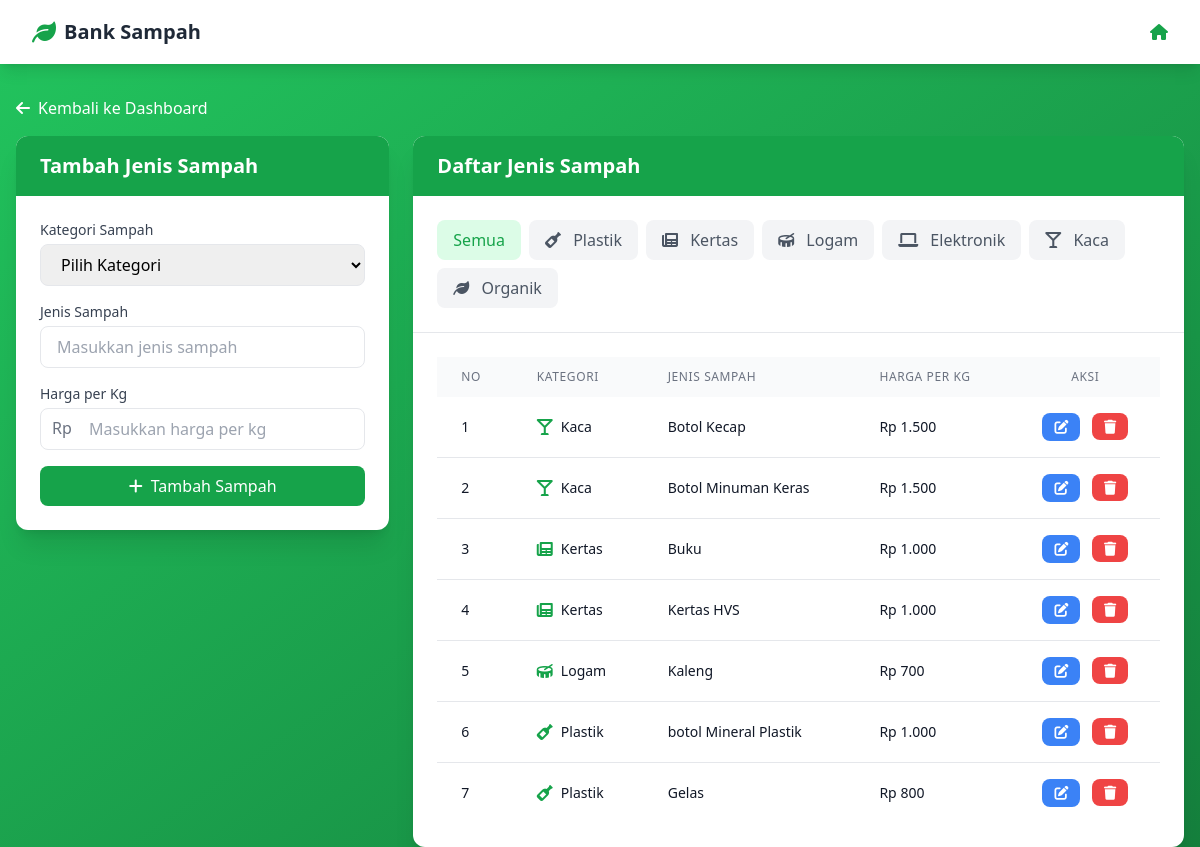
Page /bank_sampah/sampin.php (signed in) on the committed database.
### tables this page shows
CREATE TABLE `sampah` (
  `id` int(11) NOT NULL,
  `jenis` varchar(100) NOT NULL,
  `harga` decimal(10,2) NOT NULL,
  `kategori` varchar(255) DEFAULT NULL
);

### bank_sampah/sampin.php (the view, shortened to what this page needs)
<?php
require_once 'config.php';
$kategori_sampah = [
    'Plastik' => 'fas fa-wine-bottle',
    'Kertas' => 'fas fa-newspaper',
    'Logam' => 'fas fa-drum',
    'Elektronik' => 'fas fa-laptop',
    'Kaca' => 'fas fa-glass-martini',
    'Organik' => 'fas fa-leaf'
];
$result_sampah = $conn->query("SELECT * FROM sampah ORDER BY kategori, jenis ASC");
?>
<!DOCTYPE html>
<html lang="id">
<head>
    <script src="https://cdn.tailwindcss.com"></script>
    <link href="https://cdnjs.cloudflare.com/ajax/libs/font-awesome/6.0.0/css/all.min.css" rel="stylesheet">
</head>
<body class="bg-gradient-to-br from-green-500 to-green-700 min-h-screen">
    <nav class="bg-white shadow-lg">
        <div class="max-w-7xl mx-auto px-4 sm:px-6 lg:px-8">
            <div class="flex justify-between h-16">
                <div class="flex items-center">
                    <i class="fas fa-leaf text-green-600 text-2xl mr-2"></i>
                    <span class="text-xl font-semibold text-gray-800">Bank Sampah</span>
                </div>
                <div class="flex items-center">
                    <a href="admin.php" class="text-green-600 hover:text-green-700">
                        <i class="fas fa-home"></i>
                    </a>
                </div>
            </div>
        </div>
    </nav>
    <div class="max-w-7xl mx-auto mt-8 px-4">
        <div class="mb-4">
            <a href="admin.php" class="inline-flex items-center text-white hover:text-green-100">
                <i class="fas fa-arrow-left mr-2"></i>
                Kembali ke Dashboard
            </a>
        </div>
        <div class="grid grid-cols-1 md:grid-cols-3 gap-6">
            <div class="md:col-span-1">
                <div class="bg-white rounded-xl shadow-xl overflow-hidden">
                    <div class="bg-green-600 text-white px-6 py-4">
                        <h2 class="text-xl font-semibold">Tambah Jenis Sampah</h2>
                    </div>
                    <div class="p-6">
                        <form method="POST" action="" class="space-y-4">
                            <div>
                                <label class="block text-sm font-medium text-gray-700 mb-1">Kategori Sampah</label>
                                <select name="kategori" required
                                        class="w-full px-4 py-2 border border-gray-200 rounded-lg focus:ring-2 focus:ring-green-500 focus:border-transparent">
                                    <option value="">Pilih Kategori</option>
                                </select>
                            </div>
                            <div>
                                <label class="block text-sm font-medium text-gray-700 mb-1">Jenis Sampah</label>
                                <input type="text" name="jenis" required
                                    class="w-full px-4 py-2 border border-gray-200 rounded-lg focus:ring-2 focus:ring-green-500 focus:border-transparent"
                                    placeholder="Masukkan jenis sampah">
                            </div>
                            <div>
                                <label class="block text-sm font-medium text-gray-700 mb-1">Harga per Kg</label>
                                <div class="relative">
                                    <span class="absolute left-3 top-2 text-gray-500">Rp</span>
                                    <input type="number" name="harga" required step="100"
                                        class="w-full pl-12 pr-4 py-2 border border-gray-200 rounded-lg focus:ring-2 focus:ring-green-500 focus:border-transparent"
                                        placeholder="Masukkan harga per kg">
                                </div>
                            </div>
                            <button type="submit" name="tambah"
                                class="w-full bg-green-600 text-white py-2 rounded-lg hover:bg-green-700 transition duration-300 flex items-center justify-center space-x-2">
                                <i class="fas fa-plus"></i>
                                <span>Tambah Sampah</span>
                            </button>
                        </form>
                    </div>
                </div>
            </div>
            <div class="md:col-span-2">
                <div class="bg-white rounded-xl shadow-xl overflow-hidden">
                    <div class="bg-green-600 text-white px-6 py-4">
                        <h2 class="text-xl font-semibold">Daftar Jenis Sampah</h2>
                    </div>
                    <div class="p-6 border-b border-gray-200">
                        <div class="flex flex-wrap gap-2">
                            <button class="kategori-filter active px-4 py-2 rounded-lg bg-green-100 text-green-600 hover:bg-green-200"
                                    data-kategori="semua">
                                Semua
                            </button>
                            <?php foreach ($kategori_sampah as $kategori => $icon): ?>
                                <button class="kategori-filter px-4 py-2 rounded-lg bg-gray-100 text-gray-600 hover:bg-green-100 hover:text-green-600"
                                        data-kategori="<?php echo $kategori; ?>">
                                    <i class="<?php echo $icon; ?> mr-2"></i>
                                    <?php echo $kategori; ?>
                                </button>
                            <?php endforeach; ?>
                        </div>
                    </div>
                    <div class="p-6">
                        <div class="overflow-x-auto">
                            <table class="w-full">
                                <thead class="bg-gray-50">
                                    <tr>
                                        <th class="px-6 py-3 text-left text-xs font-medium text-gray-500 uppercase tracking-wider">No</th>
                                        <th class="px-6 py-3 text-left text-xs font-medium text-gray-500 uppercase tracking-wider">Kategori</th>
                                        <th class="px-6 py-3 text-left text-xs font-medium text-gray-500 uppercase tracking-wider">Jenis Sampah</th>
                                        <th class="px-6 py-3 text-left text-xs font-medium text-gray-500 uppercase tracking-wider">Harga per Kg</th>
                                        <th class="px-6 py-3 text-center text-xs font-medium text-gray-500 uppercase tracking-wider">Aksi</th>
                                    </tr>
                                </thead>
                                <tbody class="bg-white divide-y divide-gray-200">
                                    <?php
                                    $no = 1;
                                    while ($sampah = $result_sampah->fetch_assoc()):
                                    ?>
                                    <tr class="hover:bg-gray-50 sampah-row" data-kategori="<?php echo htmlspecialchars($sampah['kategori']); ?>">
                                        <td class="px-6 py-4 whitespace-nowrap text-sm text-gray-900"><?php echo $no++; ?></td>
                                        <td class="px-6 py-4 whitespace-nowrap">
                                            <div class="flex items-center">
                                                <i class="<?php echo $kategori_sampah[$sampah['kategori']]; ?> text-green-600 mr-2"></i>
                                                <span class="text-sm text-gray-900"><?php echo htmlspecialchars($sampah['kategori']); ?></span>
                                            </div>
                                        </td>
                                        <td class="px-6 py-4 whitespace-nowrap text-sm text-gray-900"><?php echo htmlspecialchars($sampah['jenis']); ?></td>
                                        <td class="px-6 py-4 whitespace-nowrap text-sm text-gray-900">
                                            Rp <?php echo number_format($sampah['harga'], 0, ',', '.'); ?>
                                        </td>
                                        <td class="px-6 py-4 whitespace-nowrap text-sm text-center">
                                            <button onclick="editSampah(<?php echo htmlspecialchars(json_encode($sampah)); ?>)"
                                                class="bg-blue-500 text-white px-3 py-1 rounded-lg hover:bg-blue-600 transition-colors mr-2">
                                                <i class="fas fa-edit"></i>
                                            </button>
                                            <a href="?hapus=<?php echo $sampah['id']; ?>"
                                               onclick="return confirm('Apakah Anda yakin ingin menghapus sampah ini?')"
                                               class="bg-red-500 text-white px-3 py-1 rounded-lg hover:bg-red-600 transition-colors">
                                                <i class="fas fa-trash"></i>
                                            </a>
                                        </td>
                                    </tr>
                                    <?php endwhile; ?>
                                </tbody>
                            </table>
                        </div>
                    </div>
                </div>
            </div>
        </div>
    </div>
</body>
</html>

### rows in the picture
sampah: kategori "Kaca", jenis "Botol Kecap", harga "1.500"
sampah: kategori "Kaca", jenis "Botol Minuman Keras", harga "1.500"
sampah: kategori "Kertas", jenis "Buku", harga "1.000"
sampah: kategori "Kertas", jenis "Kertas HVS", harga "1.000"
sampah: kategori "Logam", jenis "Kaleng", harga "700"
sampah: kategori "Plastik", jenis "botol Mineral Plastik", harga "1.000"
sampah: kategori "Plastik", jenis "Gelas", harga "800"

### other values in the picture
$kategori "Plastik"
$kategori "Kertas"
$kategori "Logam"
$kategori "Elektronik"
$kategori "Kaca"
$kategori "Organik"
